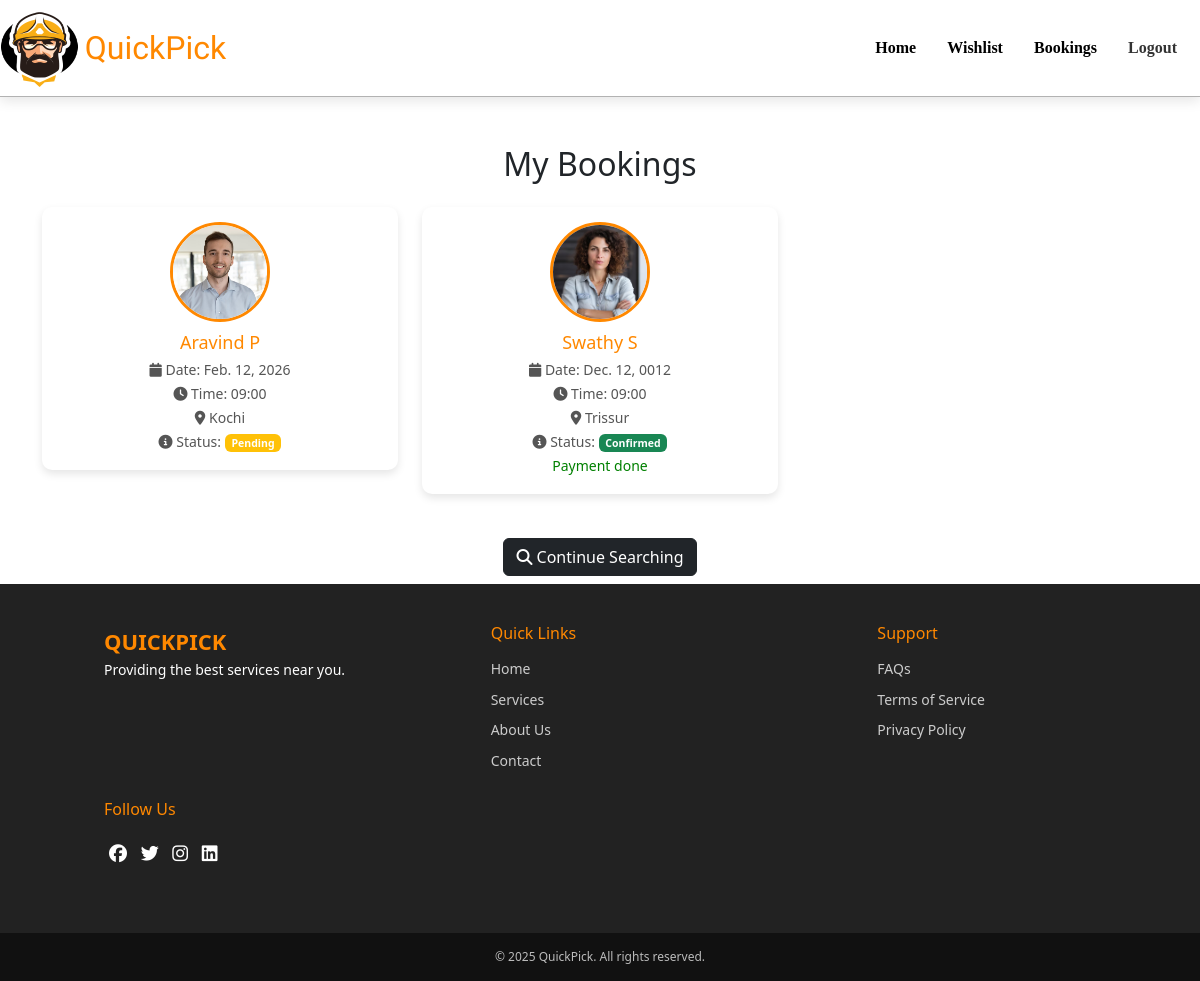
/user_bookings (signed in), run on an earlier commit of the app's database.
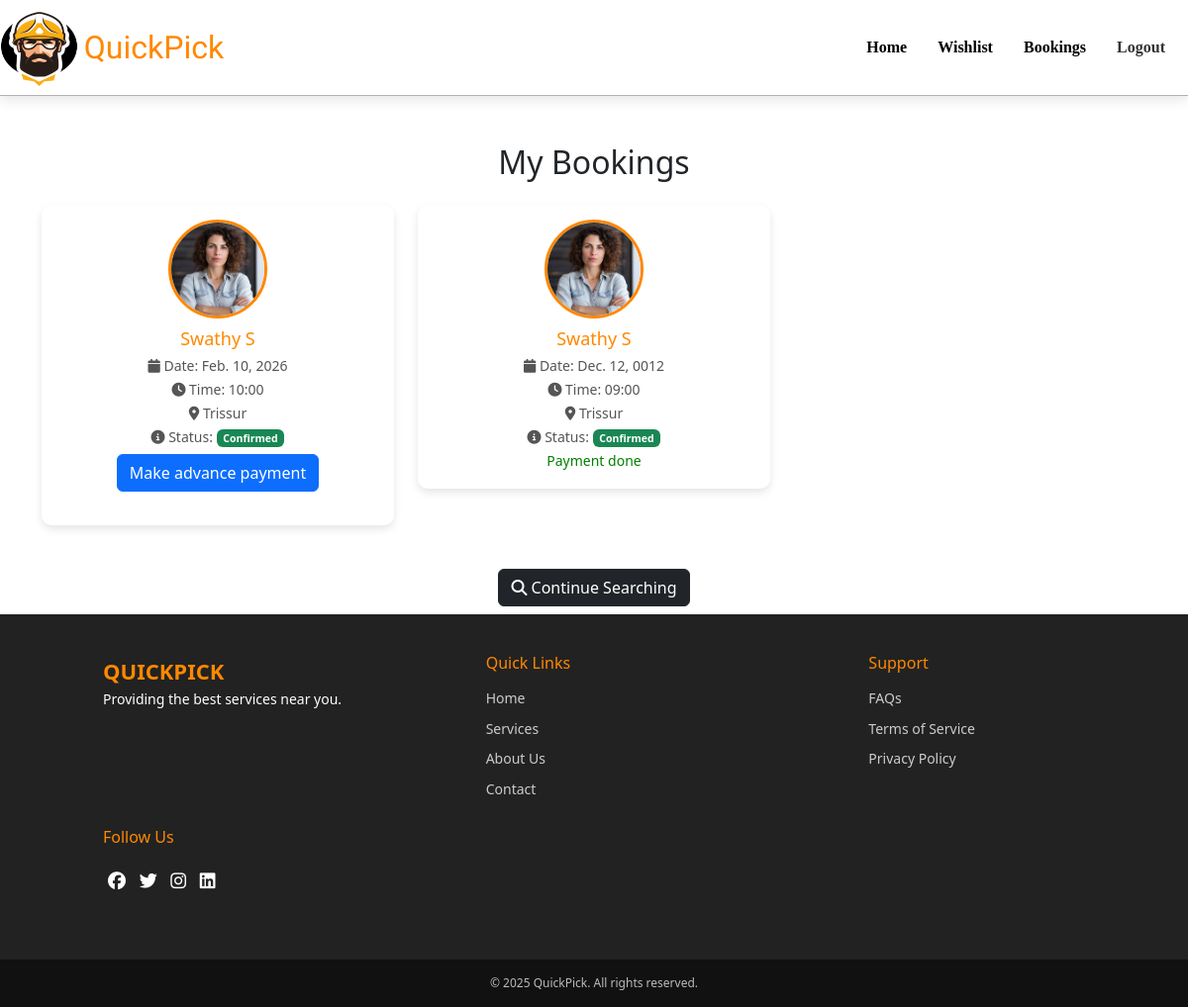
And on a later commit of the database.
### app/models.py (models this page shows, shortened)
class Booking(models.Model):
    provider = models.ForeignKey('ServiceProvider', on_delete=models.CASCADE)
    user = models.ForeignKey(User, on_delete=models.CASCADE)
    phone = models.CharField(max_length=15)  # Store user phone number
    address = models.TextField()  # Store user address
    date = models.DateField()
    time = models.CharField(max_length=50)
    status = models.CharField(max_length=20, default="Pending")  # Booking status
    payment_amount = models.DecimalField(max_digits=10, decimal_places=2, default=0.0)  # Advance payment amount
    payment_status = models.CharField(max_length=20, choices=[('Pending', 'Pending'), ('Paid', 'Paid')], default='Pending')  # Payment status
    advance_paid = models.BooleanField(default=False)  # Flag to track if the advance payment has been paid
    razorpay_payment_id = models.CharField(max_length=255, blank=True, null=True)  # Store Razorpay payment ID
    class Meta:
        unique_together = ('provider', 'date', 'time')

class ServiceProvider(models.Model):
    category = models.ForeignKey(Category, on_delete=models.CASCADE)
    profile = models.FileField()
    name = models.TextField()
    phone = models.IntegerField(unique=True)
    experience = models.IntegerField()
    availability = models.BooleanField(default=True)
    rating = models.FloatField(default=0.0)
    location = models.TextField()
    des = models.TextField()
    charge = models.FloatField()
    working_hours = models.TextField()

### app/views.py (the view)
# urls.py: path('user_bookings',views.user_bookings),
def user_bookings(req):
    if 'user' in req.session:
        bookings = Booking.objects.filter(user=req.user).order_by('-date')
        return render(req, 'user/user_bookings.html', {'bookings': bookings})
    else:
        return redirect(user_login)

### templates/user/user_bookings.html (shortened to what this page needs)
<!DOCTYPE html>
<html lang="en">
<head>
    {% load static %}
    <link href="https://cdn.jsdelivr.net/npm/bootstrap@5.3.3/dist/css/bootstrap.min.css" rel="stylesheet">
    <link rel="stylesheet" href="https://cdnjs.cloudflare.com/ajax/libs/font-awesome/6.5.1/css/all.min.css">
    <link rel="stylesheet" href="{% static 'css/user_bookings_style.css' %}">
    <link rel="stylesheet" href="{% static 'css/footer.css' %}">
    <link rel="stylesheet" href="https://cdnjs.cloudflare.com/ajax/libs/font-awesome/6.5.1/css/all.min.css">
    <link href="https://cdn.jsdelivr.net/npm/bootstrap@5.3.3/dist/css/bootstrap.min.css" rel="stylesheet">
</head>
<body>
    <nav class="navbar navbar-expand-lg">
        <img src="static/logo.png" alt="logo" width="80" height="80">
        <a class="navbar-brand" href="#">QuickPick</a>
        <div class="collapse navbar-collapse" id="navbarNav">
          <ul class="navbar-nav ms-auto">
            <li class="nav-item">
              <a class="nav-link active" href="../../">Home</a>
            </li>
            <li class="nav-item">
              <a class="nav-link active" href="../viewWishlist">Wishlist</a>
            </li>
            <li class="nav-item">
              <a class="nav-link active" href="user_bookings">Bookings</a>
            </li>
            <li class="nav-item">
              <a class="nav-link" href="../logout">Logout</a>
            </li>
          </ul>
        </div>
      </nav>
    <div class="container mt-5">
        <h2 class="text-center mb-4">My Bookings</h2>
        {% if bookings %}
            <div class="row">
                {% for booking in bookings %}
                    <div class="col-md-6 col-lg-4">
                        <div class="booking-card">
                            <img src="{{ booking.provider.profile.url }}" alt="{{ booking.provider.name }}" class="booking-img">
                            <div class="booking-info">
                                <h4>{{ booking.provider.name }}</h4>
                                <p><i class="fas fa-calendar"></i> Date: {{ booking.date }}</p>
                                <p><i class="fas fa-clock"></i> Time: {{ booking.time }}</p>
                                <p><i class="fas fa-map-marker-alt"></i> {{ booking.provider.location }}</p>
                                <p>
                                    <i class="fas fa-info-circle"></i> Status:
                                    {% if booking.status == "Confirmed" %}
                                        <span class="badge bg-success">Confirmed</span>
                                        {% if booking.payment_status != "Paid" %}
                                        <div class="btn btn-primary mt-1">
                                            <a style="text-decoration: none; color:white" href="order_payment/{{booking.id}}">Make advance payment</a>
                                        </div>
                                        {% else %}
                                        <p style="color:green;">Payment done</p>
                                        {% endif %}
                                    {% else %}
                                        <span class="badge bg-warning">Pending</span>
                                    {% endif %}
                                </p>
                            </div>
                        </div>
                    </div>
                {% endfor %}
            </div>
        {% else %}
            <p class="text-center mt-4 mb-4">You have no bookings yet.</p>
        {% endif %}
        <div class="text-center mt-4">
            <a href="../../" class="btn btn-dark mb-2">
                <i class="fas fa-search"></i> Continue Searching
            </a>
        </div>
    </div>
    <footer class="footer">
        <div class="footer-section">
            <div class="footer-logo">QuickPick</div>
            <p>Providing the best services near you.</p>
        </div>
        <div class="footer-section footer-links">
            <h4>Quick Links</h4>
            <a href="#">Home</a>
            <a href="#">Services</a>
            <a href="#">About Us</a>
            <a href="#">Contact</a>
        </div>
        <div class="footer-section footer-links">
            <h4>Support</h4>
            <a href="#">FAQs</a>
            <a href="#">Terms of Service</a>
            <a href="#">Privacy Policy</a>
        </div>
        <div class="footer-section">
            <h4>Follow Us</h4>
            <div class="footer-social">
                <a href="#"><i class="fab fa-facebook"></i></a>
                <a href="#"><i class="fab fa-twitter"></i></a>
                <a href="#"><i class="fab fa-instagram"></i></a>
                <a href="#"><i class="fab fa-linkedin"></i></a>
            </div>
        </div>
    </footer>
    <div class="footer-bottom">
        &copy; 2025 QuickPick. All rights reserved.
    </div>
</body>
</html>

### static/css/user_bookings_style.css (style rules this page uses)
.navbar { background-color: #fff; box-shadow: 0 4px 12px rgba(0, 0, 0, 0.1); padding: 15px 20px; transition: all 0.3s ease; border-bottom: 1px solid rgba(0, 0, 0, 0.301); margin-bottom:20px; }
.navbar-brand { font-size: 2rem !important; font-family: "Sigmar", serif; font-weight: 400; font-style: normal; color: #ff8800 !important; transition: all 0.3s ease; margin-left: 0.4vw; }
.navbar-nav .nav-item .nav-link { font-size: 1rem; color: #333; margin-right: 15px; transition: all 0.3s ease; font-family: "Dancing Script", serif; font-optical-sizing: auto; font-weight: 700; font-style: normal; }
body { background-color: #f8f9fa; font-family: 'Arial', sans-serif; color: #333; }
.container { max-width: 1100px; }
.booking-card { background: white; border-radius: 10px; box-shadow: 0 4px 8px rgba(0, 0, 0, 0.1); padding: 15px; margin-bottom: 20px; transition: 0.3s ease-in-out; display: flex; flex-direction: column; align-items: center; }
.booking-img { width: 100px; height: 100px; border-radius: 50%; object-fit: cover; border: 3px solid #ff8800; margin-bottom: 10px; }
.booking-info { text-align: center; }
.booking-info h4 { font-size: 18px; color: #ff8800; margin-bottom: 5px; }
.booking-info p { font-size: 14px; color: #555; margin: 3px 0; }
.badge { font-size: 14px; padding: 5px 10px; }
.btn-primary { background-color: #ff8800; border: none; padding: 10px 20px; border-radius: 5px; transition: 0.3s; margin-bottom:2vh; }

### static/css/footer.css (style rules this page uses)
.footer { background: #222; background-size:100%; color: white; padding: 40px 20px; font-size: 14px; line-height: 1.6; display: flex; flex-wrap: wrap; justify-content: space-between; align-items: flex-start; }
.footer-section { margin-left:7vw; flex: 1; min-width: 250px; margin-bottom: 20px; }
.footer-logo { font-size: 22px; font-weight: bold; color: #ff8800; text-transform: uppercase; }
.footer-section h4 { font-size: 16px; margin-bottom: 15px; color: #ff8800; }
.footer-links a { display: block; color: #ccc; text-decoration: none; margin-bottom: 8px; transition: color 0.3s; }
.footer-social a { display: inline-block; margin: 5px; color: white; font-size: 18px; transition: color 0.3s; }
.footer-bottom { text-align: center; padding: 15px; background: #111; font-size: 12px; color: #bbb; }

What changed in the data, as far as the page shows it:
removed Booking: provider.profile (picture), provider.name "Aravind P", date "Feb. 12, 2026", time "09:00", provider.location "Kochi", status "Pending"
added Booking: provider.profile (picture), provider.name "Swathy S", date "Feb. 10, 2026", time "10:00", provider.location "Trissur"
